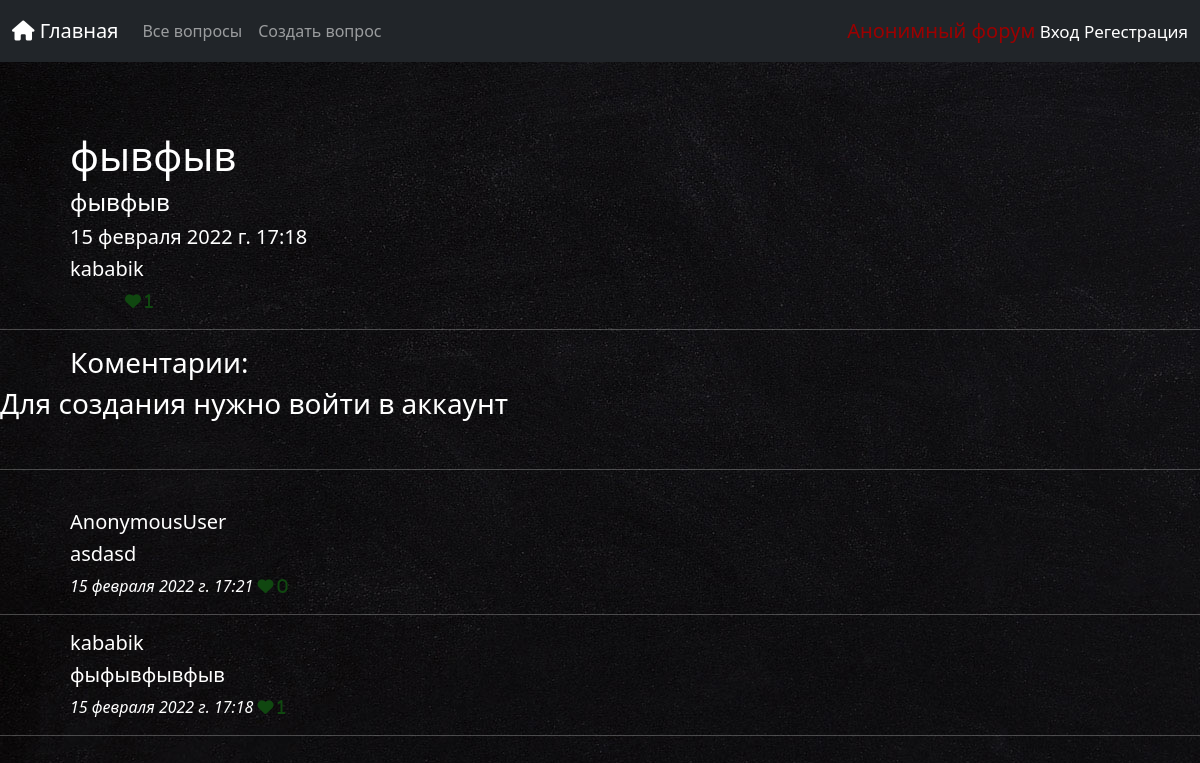
The app's page /info/6 with its own data.
### anon/models.py (models this page shows, shortened)
class Post(models.Model):
    name = models.CharField(max_length=255, verbose_name="Название вопроса")
    likes = models.ManyToManyField(User, blank=True, related_name='likes')
    text = models.TextField(verbose_name='Текст')
    time = models.DateTimeField(default=timezone.now,verbose_name="дата публикации")
    auth = models.ForeignKey(User, related_name="profile_post",on_delete=models.CASCADE,verbose_name='Автор')
    class Meta:
        verbose_name = 'Вопрос'
        verbose_name_plural = 'Вопросы'

class Article(models.Model):
    text_article = models.TextField(verbose_name='Текст')
    time_article = models.DateTimeField(default=timezone.now,verbose_name="дата публикации")
    auth_article = models.TextField(max_length=255, verbose_name="Вопрос")
    post_article = models.ForeignKey(Post, related_name="article",on_delete=models.CASCADE,verbose_name='Автор')
    likes_article = models.ManyToManyField(User, blank=True, related_name='like')
    class Meta:
        verbose_name = 'Комент'
        verbose_name_plural = 'Коменты'

### anon/views.py (the view, shortened to what this page needs)
# urls.py: path('info/<int:post_id>', views.Info.as_view(),name ='info'),
class Info(DeleteView):
    def get(self,request,post_id):
        try:
            post = Post.objects.get(id = post_id)
            art = Article.objects.filter(post_article = post).order_by('-time_article')
            form = CreateArt()
        except:
            raise Http404("Статья не найдена(")
        context={
            'post':post,
            'form':form,
            'art':art
        }
        return render(request, 'info.html',context)

### templates/info.html (shortened to what this page needs)
{%extends 'base.html'%}
{%load static%}
{%load crispy_forms_tags%}
{%block text%}
<div>
  <h1 class="left-c down-a">{{post.name}}</h1>
  <h4 class="left-c" >{{post.text}}</h4>
  <h5 class="left-c" >{{post.time}}</h5>
  <h5 class="left-c" >{{post.auth}}</h5>
  {% if user.is_authenticated %}
   <form action="{% url 'add-like' post.id %}" class="left-c wot" method="post">
    {% csrf_token %}
    <input type="hidden" name="next" value="{{ request.path }}">
    <button type="submit" style="border:none; background:none;">
        <i class="fa fa-heart" aria-hidden="true" style="color: rgb(16, 71, 16);"> <span>{{ post.likes.all.count }}</span></i>
    </button>
  {%else%}
  <i class="fa fa-heart left-b" aria-hidden="true" style="color: rgb(16, 71, 16);"> <span>{{ post.likes.all.count }}</span></i>
  {%endif%}
  <hr>
</div>
<h3 class="left-c" >Коментарии:</h3>
{% if user.is_authenticated %}
<form method = "POST" class="left-c" >
  <div>
    <div>
      <h3>Создайте свой комент...</h3>
     {{form}}
    </div>
    <br>
  </div>
  {%csrf_token%}
  <button type="submit" class="btn btn-danger" type="submit">Оставить коментарий</button>
  <br>
</form>
{%else%}
<h3 class="global-color">Для создания нужно войти в аккаунт</h3>
{%endif%}
<br>
<hr>
<br>
{%for a in art%}
<div class="left-c">
  <h5>{{a.auth_article}}</h5>
  <h5>{{a.text_article}}</h5>
  <em>{{a.time_article}}</em>
  {% if user.is_authenticated %}
  <form action="{% url 'add-likeart' a.id %}" class="left-c wot" method="post">
    {% csrf_token %}
    <input type="hidden" name="next" value="{{ request.path }}">
    <button type="submit" style="border:none; background:none;">
        <i class="fa fa-heart" aria-hidden="true" style="color: rgb(16, 71, 16);"> <span>{{ a.likes_article.all.count }}</span></i>
    </button>
    </form>
{%else%}
    <i class="fa fa-heart" aria-hidden="true" style="color: rgb(16, 71, 16);"> <span>{{ a.likes_article.all.count }}</span></i>
{%endif%}
  <br>
</div>
<hr>
{%endfor%}
{%endblock text%}

### templates/base.html (shortened to what this page needs)
{%load static%}
<!DOCTYPE html>
<html lang="ru">
  <head>
    <link rel="stylesheet" href="https://cdn.jsdelivr.net/npm/bootstrap@5.1.3/dist/css/bootstrap.min.css">
    {%block link%}
    <link rel="stylesheet" href="{%static 'base.css'%}" />
    {%endblock link%}
  </head>
  <body>
    <nav class="navbar navbar-expand-lg navbar-dark bg-dark">
      <div class="container-fluid">
        <a class="navbar-brand" href="{%url 'base'%}">
          <i class="fas fa-home"></i>
            Главная
        </a>
        <div class="collapse navbar-collapse" id="navbarText">
          <ul class="navbar-nav me-auto mb-2 mb-lg-0">
            <li class="nav-item">
              <a class="nav-link" href="{%url 'all'%}">Все вопросы</a>
            </li>
            <li class="nav-item">
              <a class="nav-link" href="{%url 'create'%}">Создать вопрос</a>
            </li>
          </ul>
          <span class="navbar-text">
            <a class=" size-text un " style="color: #9b0000;" href="">Анонимный форум</a>
            {% if user.is_authenticated %}
            <a class="global-color-bar undergraund" href="{%url 'prof'%}"><i class="fas fa-users"></i> {{ request.user }}
            </a>
            <a class="global-color-bar undergraund" href="{%url 'logout'%}"> Выход </a>
            {%else%}
            <a class="global-color-bar undergraund" href="{%url 'login'%}"> Вход </a>
            <a class="global-color-bar undergraund" href="{%url 'reg'%}">Регестрация </a>
            {%endif%}
          </span>
        </div>
      </div>
    </nav>
    {%block text%}{%endblock text%}
    </body>
</html>

### static/base.css (style rules this page uses)
body { background: url('2.jpg'); height: 100%; color: white; }
.global-color { color: #ffffff; }
.size-text { font-size: 20px; }
.global-color-bar { color: rgb(243, 243, 243); font-size: 17px; }
.undergraund { text-decoration: none; }
.un { text-decoration: none; }
.left-b { margin-left:125px; }
.left-c { margin-left:70px; }
.down-a { margin-top:70px; }

### records on screen
Post: name "фывфыв", text "фывфыв", time "15 февраля 2022 г. 17:18", auth "kababik", likes.all.count "1"
Article: auth_article "AnonymousUser", text_article "asdasd", time_article "15 февраля 2022 г. 17:21", likes_article.all.count "0"
Article: auth_article "kababik", text_article "фыфывфывфыв", time_article "15 февраля 2022 г. 17:18", likes_article.all.count "1"
